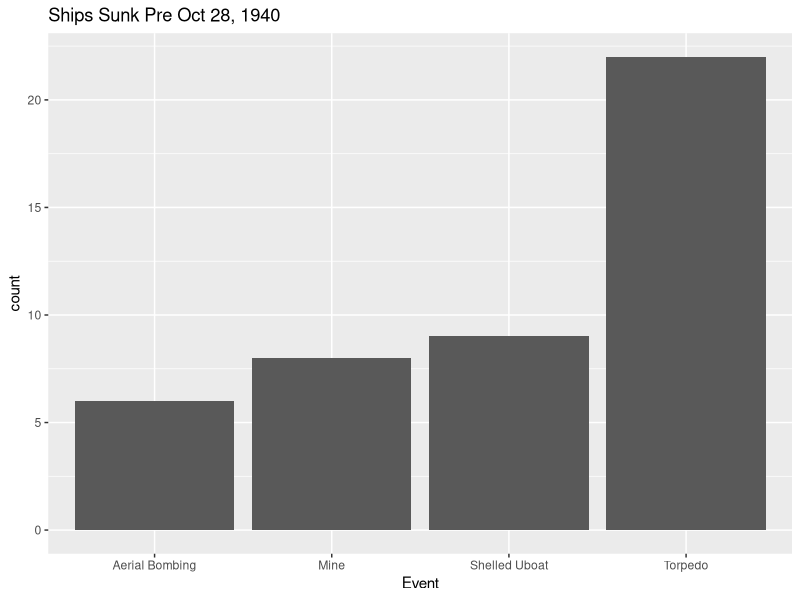
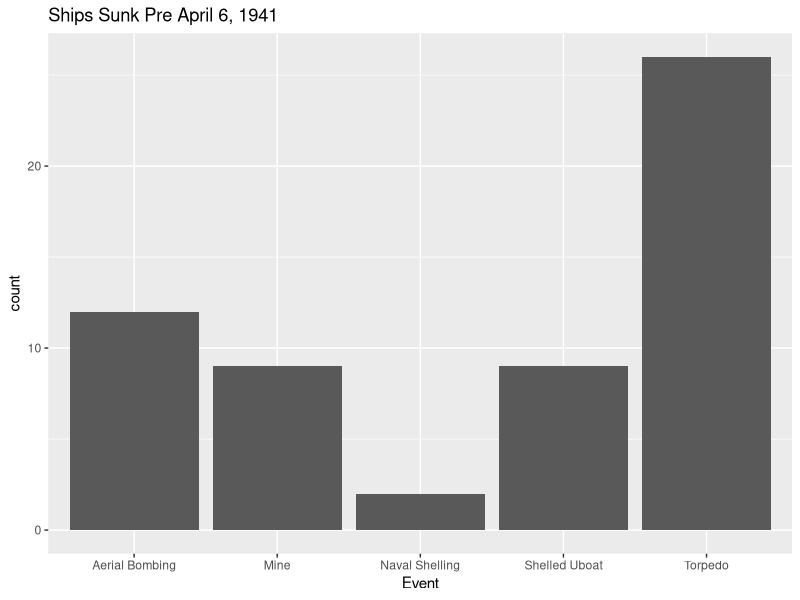
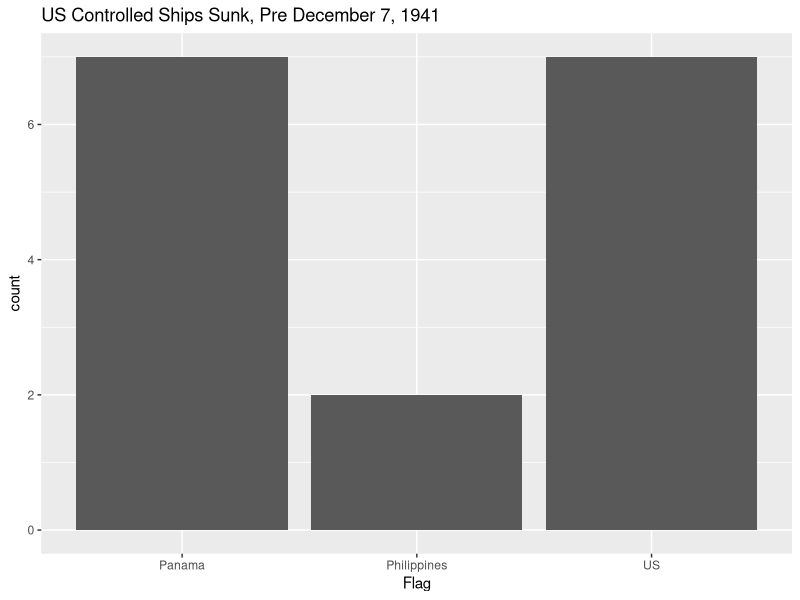
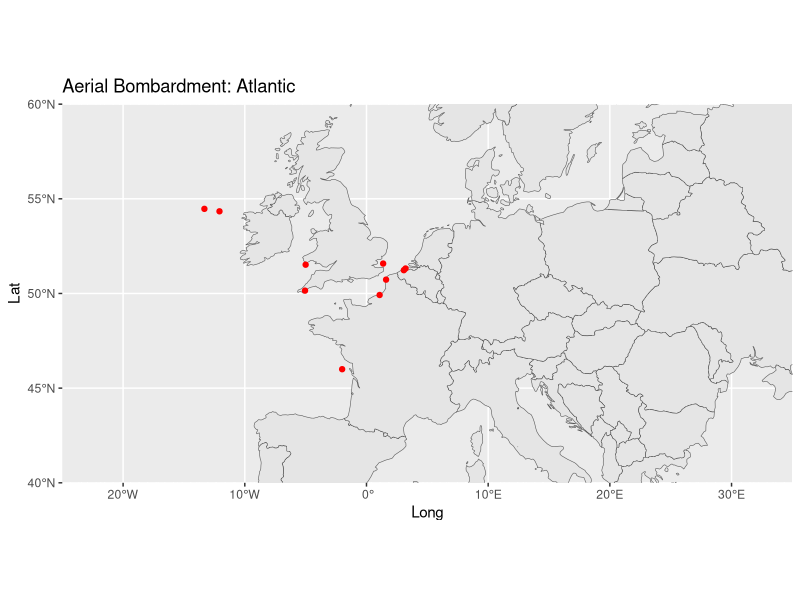
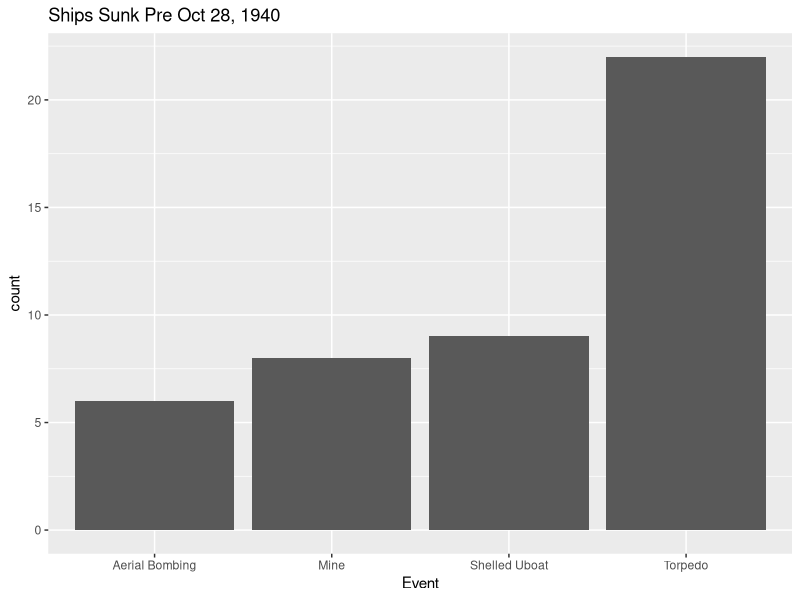
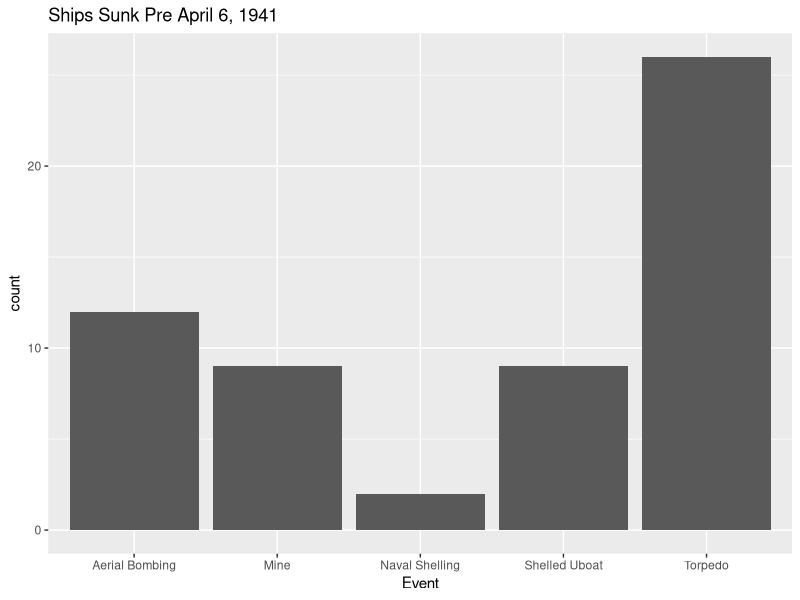
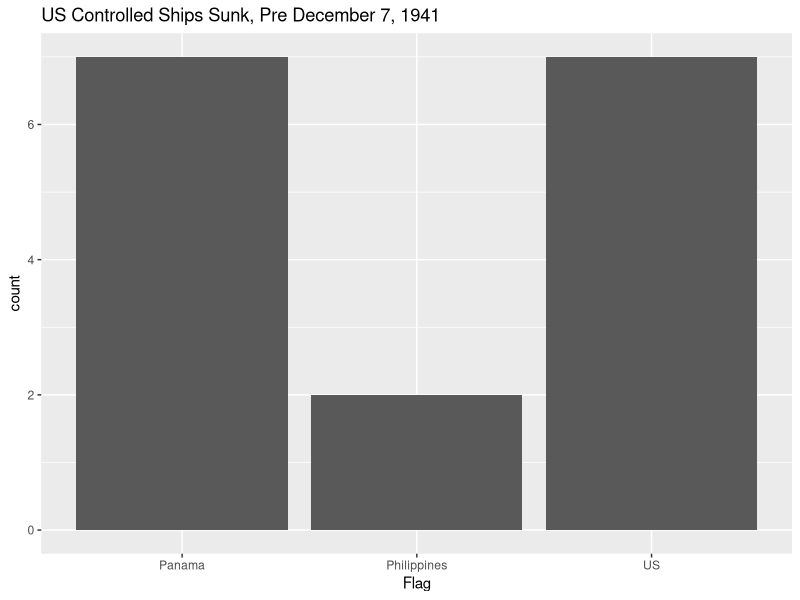
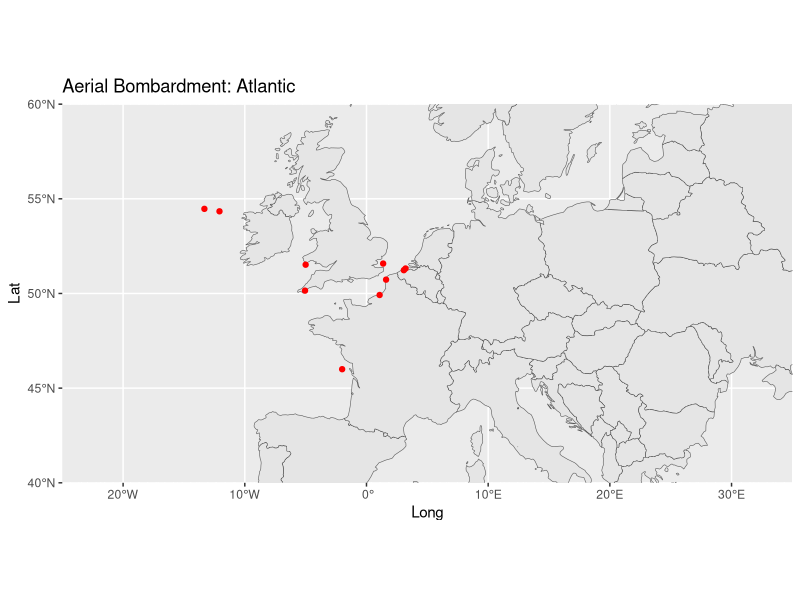

Reproduce these figures in R, in order. (Note: this script raises an error after producing the figures.)
## ---- chunk 1
library(ggplot2)
library(maps)
library(tidyverse)
library(lubridate)
library(dplyr)
library(sf)
library(rnaturalearth)
## ---- chunk 2
Grships <- read.csv("Greek_Ships_Sunk_MasterfileEXCEL.csv", header = TRUE)
## ---- chunk 3
Tidy_Ships <- separate(Grships, col = Date, into = c("Day", "Month", "Year"), sep = "/", remove = FALSE)

## ---- chunk 4
Pre_Oct <- Tidy_Ships %>% filter(Date < "1940-10-28")

## ---- chunk 5
Pre_April <- Tidy_Ships %>% filter(Date < "1941-04-06")

## ---- chunk 6
library(ggplot2)
Grcategory <- Pre_Oct %>% group_by(Event) %>% summarize(count = n())
ggplot(Grcategory, aes(x = Event, y = count)) + geom_col() + ggtitle("Ships Sunk Pre Oct 28, 1940")
ggsave("Oct.png")

## ---- chunk 7
library(ggplot2)
Grcategory <- Pre_April %>% group_by(Event) %>% summarize(count = n())
ggplot(Grcategory, aes(x = Event, y = count)) + geom_col() + ggtitle("Ships Sunk Pre April 6, 1941")
ggsave("Apr.png")
## ---- chunk 8
Amships <- read.csv("USShips_Pre12_7.csv")
Amcategory <- Amships %>% group_by(Flag) %>% summarize(count = n()) 
ggplot(Amcategory, aes(x = Flag, y = count)) + geom_col() + ggtitle("US Controlled Ships Sunk, Pre December 7, 1941")
ggsave("USships.png")
## ---- chunk 9

AerialAtl <- Grships %>% 
  filter(Event == "Aerial Bombing" & Location == "Atlantic")
head(AerialAtl)
## ---- chunk 10
world <- ne_countries(scale = "medium", returnclass = "sf")
Europe <- world[which(world$continent == "Europe"),]
map <- ggplot(Europe) +
  geom_sf() +
  coord_sf(xlim = c(-25,35), ylim = c(40,60), expand = FALSE)
map + geom_point(data=AerialAtl, mapping=aes(x=Long, y=Lat, group=NULL), color='red') + ggtitle("Aerial Bombardment: Atlantic")
ggsave("AerialAtl.png")
## ---- chunk 11
world <- ne_countries(scale = "medium", returnclass = "sf")
Europe <- world[which(world$continent == "Europe"),]
map <- ggplot(Europe) +
  geom_sf() +
  coord_sf(xlim = c(0,40), ylim = c(28,48), expand = FALSE)
map + geom_point(data=AerialMed, mapping=aes(x=Long, y=Lat, group=NULL), color='blue') + ggtitle("Aerial Bombardment: Mediterranean")
ggsave("AerialMed.png")
## ---- chunk 12
GrShipEvent <- Tidy_Ships %>% group_by(Event) %>% summarize(count = n())
ggplot(GrShipEvent, aes(x = Event, y = count)) + geom_col() + ggtitle("How the Greek Ships were Sunk")
ggsave("Howships.png")
## ---- chunk 13
GrShipYear <- Grships %>% group_by(Year) %>% summarize(count = n()) 
ggplot(GrShipYear, aes(x = Year, y = count)) + geom_col() + ggtitle("When the Greek Ships were Sunk")
ggsave("Whenships.png")
